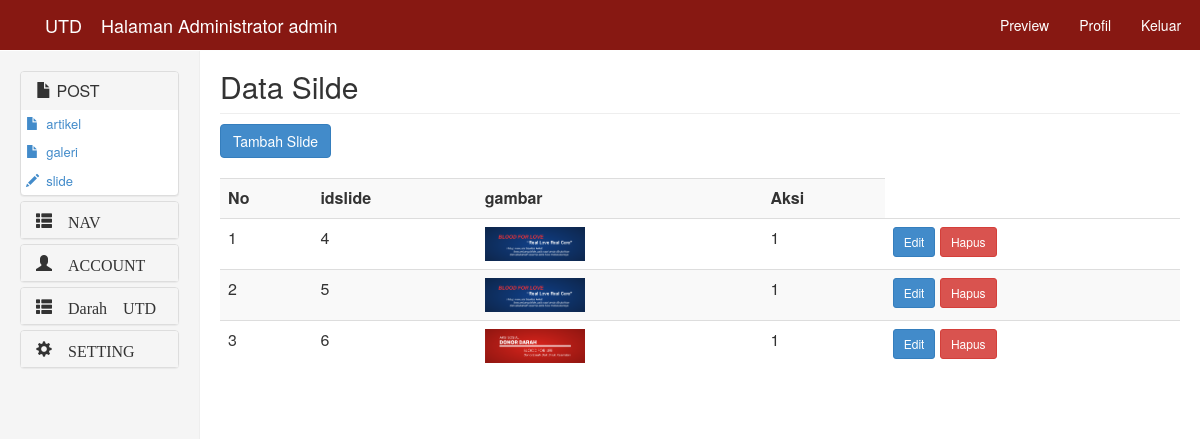
The page /admin/admin.php?tampil=slide (signed in) on the database its author committed.
### tables this page shows
CREATE TABLE IF NOT EXISTS `slide` (
  `idslide` int(6) NOT NULL,
  `gambar` varchar(50) NOT NULL,
  `status` char(1) NOT NULL
);

### admin/slide/slide_tampil.php (the view, shortened to what this page needs)
<h2 class="sub-header">Data Silde</h2>
<a href="?tampil=slide_tambah" class="btn btn-primary">Tambah Slide</a><br><br>
<div class="table-responsive">
	<table class="table table-striped">
	<tr>
		<th>No</th>
		<th>idslide</th>
		<th>gambar</th>
		<th>Aksi</th>
	</tr>
	<?php
		$no=1;
		$tampil = mysqli_query($koneksi, "SELECT * FROM slide") or die(mysqli_error($koneksi));
		while($data = mysqli_fetch_array($tampil)){
	?>
	<tr>
		<td> <?= $no; ?> </td>
		<td> <?= $data['idslide']; ?> </td>
		<td> <img src="../gambar/slide/<?= $data['gambar']; ?>" width="100"> </td>
		<td> <?= $data['status']; ?> </td>
		<td>
			<a href="?tampil=slide_edit&id=<?= $data['idslide']; ?>" class="btn btn-primary btn-sm"> Edit </a>
			<a onclick="return konfirmasihapus()"href="?tampil=slide_hapus&id=<?= $data['idslide']; ?>" class="btn btn-danger btn-sm"> Hapus </a>
		</td>
	</tr>
	<?php
			$no++;
		}
	?>
</table>

### css/admin.css (style rules this page uses)
.sub-header { margin-top: 50px; padding-bottom: 10px; border-bottom: 1px solid #eee; }

### rows shown on the page
slide: idslide "4", gambar (picture), status "1"
slide: idslide "5", gambar (picture), status "1"
slide: idslide "6", gambar (picture), status "1"

### other values the page prints
$_SESSION['username'] "admin"
